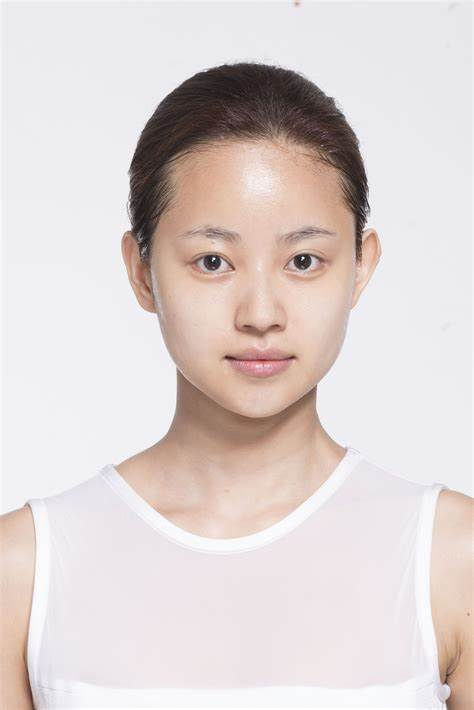
#> input picture a.jpg, 474 x 710 px
$ python nasd.py
#> lines starting #> are read from the running program, lines starting #| are printed output that depends on the picture
import cv2
from face_recognition import face_locations, load_image_file
import face_recognition
import numpy as np
import argparse
import time
import cv2
import os
from PIL import Image
# [145 lines left out: functions kt, kc, not called in this run]
def kf(path,argss):
# 加载图片
#> called with path = 'a.jpg', argss = (0.4, 0.1, 0.5, 0.5)
    img = cv2.imread(path)
#> img is the input picture: shape (710, 474, 3); mean B, G, R 209.4, 211.7, 221.8

    gray=cv2.cvtColor(img,cv2.COLOR_BGR2GRAY)
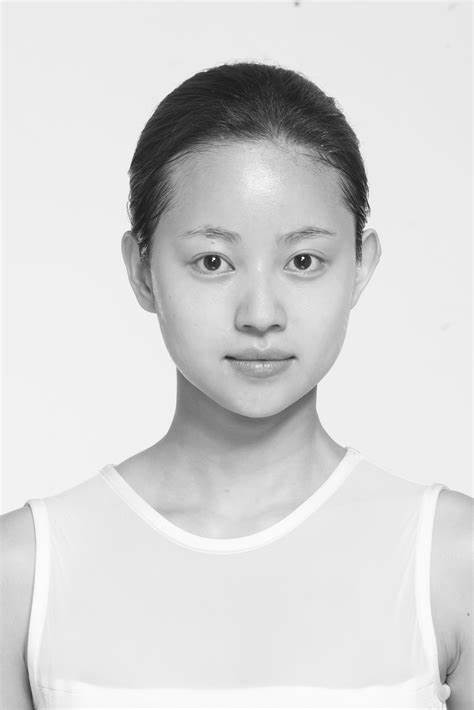
#> gray: shape (710, 474); min 1, max 255, mean 214.3
#> (the run stopped early here; a loop or call above may not have finished)

$ run again, with 3.jpg copied over a.jpg
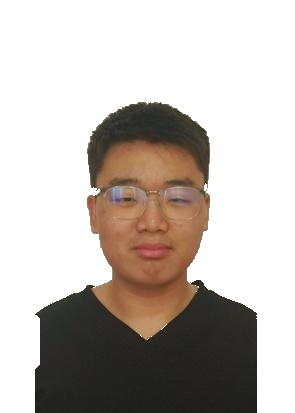
#> input picture 3.jpg, 295 x 413 px
#> in kf, img is the input picture: shape (413, 295, 3); mean B, G, R 179.3, 185.1, 192.3
#> in kf, `gray=cv2.cvtColor(img,cv2.COLOR_BGR2GRAY)`:
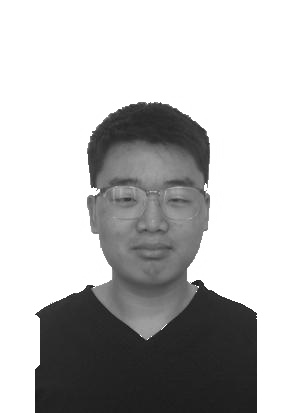
#> gray: shape (413, 295); min 20, max 255, mean 186.6
